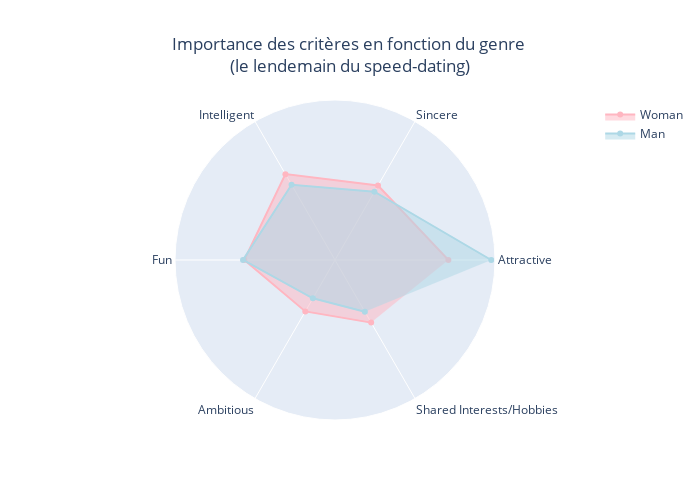

Notebook cell for this chart:
### Code cell
# Le lendemain du speed-dating
plot_attribute_expectations_per_genre(participant_df, ["attr1_2", "sinc1_2", "intel1_2", "fun1_2", "amb1_2", "shar1_2"], "Importance des critères en fonction du genre \n(le lendemain du speed-dating)", palette_gender_label, "image_03.png")

### Figure 1 — Plotly figure (JSON) as saved in the notebook; plotly's stock layout.template omitted (floating-point values rounded to 4 significant figures)
{"data": [{"fill": "toself", "line": {"color": "lightpink"}, "name": "Woman", "r": [21.86, 16.58, 19.12, 17.49, 11.45, 13.94], "theta": ["Attractive", "Sincere", "Intelligent", "Fun", "Ambitious", "Shared Interests/Hobbies"], "type": "scatterpolar"}, {"fill": "toself", "line": {"color": "lightblue"}, "name": "Man", "r": [30.13, 15.2, 16.75, 17.74, 8.535, 11.51], "theta": ["Attractive", "Sincere", "Intelligent", "Fun", "Ambitious", "Shared Interests/Hobbies"], "type": "scatterpolar"}], "layout": {"height": 500, "polar": {"radialaxis": {"visible": false}}, "showlegend": true, "title": {"text": "Importance des critères en fonction du genre <br>(le lendemain du speed-dating)", "x": 0.5}, "width": 700}}
